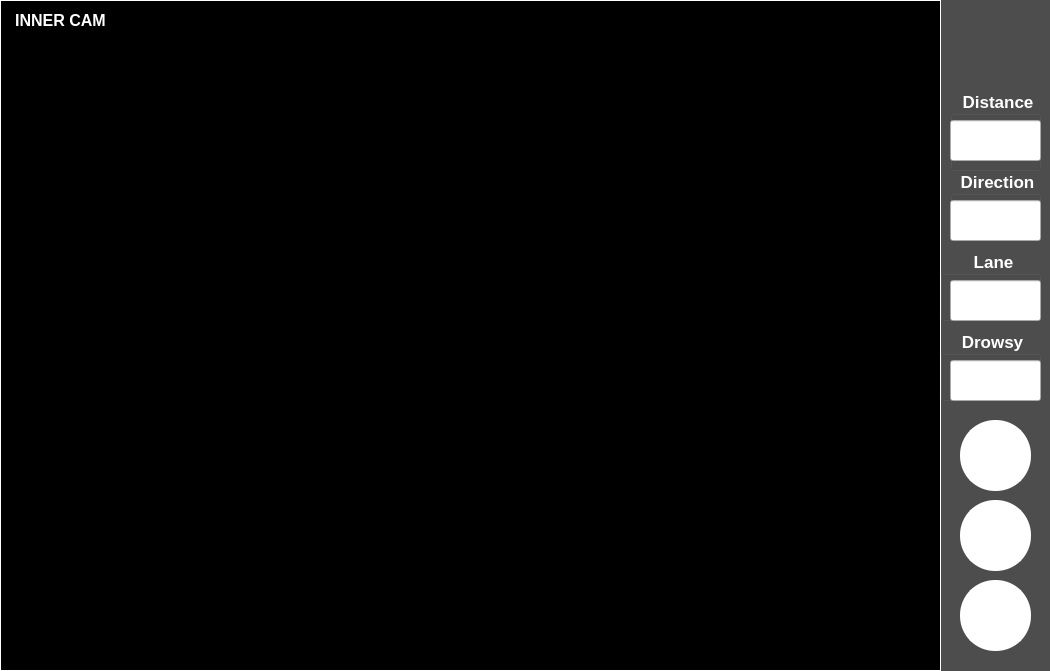
<?xml version="1.0" encoding="UTF-8"?>
<ui version="4.0">
 <class>Dialog</class>
 <widget class="QDialog" name="Dialog">
  <property name="geometry">
   <rect>
    <x>0</x>
    <y>0</y>
    <width>1050</width>
    <height>671</height>
   </rect>
  </property>
  <property name="windowTitle">
   <string>Dialog</string>
  </property>
  <widget class="QLabel" name="Screen1">
   <property name="geometry">
    <rect>
     <x>0</x>
     <y>0</y>
     <width>941</width>
     <height>671</height>
    </rect>
   </property>
   <property name="styleSheet">
    <string notr="true">QLabel{
	border: 1px solid white;
	background-color:black;
}</string>
   </property>
   <property name="frameShape">
    <enum>QFrame::StyledPanel</enum>
   </property>
   <property name="text">
    <string/>
   </property>
  </widget>
  <widget class="QGroupBox" name="groupBox">
   <property name="geometry">
    <rect>
     <x>950</x>
     <y>90</y>
     <width>91</width>
     <height>81</height>
    </rect>
   </property>
   <property name="tabletTracking">
    <bool>false</bool>
   </property>
   <property name="autoFillBackground">
    <bool>false</bool>
   </property>
   <property name="styleSheet">
    <string notr="true">QGroupBox{
	font: 13pt ;
	font-weight: bold;
	color:white;
}</string>
   </property>
   <property name="title">
    <string>Distance</string>
   </property>
   <property name="alignment">
    <set>Qt::AlignCenter</set>
   </property>
   <widget class="QLabel" name="label_4">
    <property name="geometry">
     <rect>
      <x>10</x>
      <y>30</y>
      <width>51</width>
      <height>31</height>
     </rect>
    </property>
    <property name="styleSheet">
     <string notr="true">QLabel{
	font:12pt;
 font-weight: bold;	color: blakc;
}</string>
    </property>
    <property name="text">
     <string>Front</string>
    </property>
    <property name="alignment">
     <set>Qt::AlignCenter</set>
    </property>
    <property name="wordWrap">
     <bool>false</bool>
    </property>
   </widget>
   <widget class="QLineEdit" name="Front">
    <property name="geometry">
     <rect>
      <x>0</x>
      <y>30</y>
      <width>91</width>
      <height>41</height>
     </rect>
    </property>
    <property name="styleSheet">
     <string notr="true">QLineEdit{
	font-weight: bold; font: 14pt
}</string>
    </property>
    <property name="text">
     <string/>
    </property>
    <property name="alignment">
     <set>Qt::AlignCenter</set>
    </property>
    <property name="readOnly">
     <bool>true</bool>
    </property>
   </widget>
  </widget>
  <widget class="QGroupBox" name="groupBox_2">
   <property name="geometry">
    <rect>
     <x>950</x>
     <y>170</y>
     <width>91</width>
     <height>71</height>
    </rect>
   </property>
   <property name="styleSheet">
    <string notr="true">QGroupBox{
	font: 13pt ;
	font-weight: bold;
	color:white;
}</string>
   </property>
   <property name="title">
    <string>Direction</string>
   </property>
   <property name="alignment">
    <set>Qt::AlignCenter</set>
   </property>
   <widget class="QLineEdit" name="Direction">
    <property name="geometry">
     <rect>
      <x>0</x>
      <y>30</y>
      <width>91</width>
      <height>41</height>
     </rect>
    </property>
    <property name="styleSheet">
     <string notr="true">QLineEdit{
	font-weight: bold; font: 14pt
}</string>
    </property>
    <property name="alignment">
     <set>Qt::AlignCenter</set>
    </property>
    <property name="dragEnabled">
     <bool>false</bool>
    </property>
    <property name="readOnly">
     <bool>true</bool>
    </property>
   </widget>
  </widget>
  <widget class="QGroupBox" name="groupBox_3">
   <property name="geometry">
    <rect>
     <x>940</x>
     <y>250</y>
     <width>101</width>
     <height>71</height>
    </rect>
   </property>
   <property name="styleSheet">
    <string notr="true">QGroupBox{
	font: 13pt ;
	font-weight: bold;
	color:white;
}</string>
   </property>
   <property name="title">
    <string>Lane</string>
   </property>
   <property name="alignment">
    <set>Qt::AlignCenter</set>
   </property>
   <widget class="QLineEdit" name="Lane">
    <property name="geometry">
     <rect>
      <x>10</x>
      <y>30</y>
      <width>91</width>
      <height>41</height>
     </rect>
    </property>
    <property name="styleSheet">
     <string notr="true">QLineEdit{
	font-weight: bold; font: 14pt
}</string>
    </property>
    <property name="alignment">
     <set>Qt::AlignCenter</set>
    </property>
    <property name="dragEnabled">
     <bool>false</bool>
    </property>
    <property name="readOnly">
     <bool>true</bool>
    </property>
   </widget>
  </widget>
  <widget class="QPushButton" name="btnPower">
   <property name="geometry">
    <rect>
     <x>950</x>
     <y>10</y>
     <width>91</width>
     <height>81</height>
    </rect>
   </property>
   <property name="cursor">
    <cursorShape>PointingHandCursor</cursorShape>
   </property>
   <property name="styleSheet">
    <string notr="true">QPushButton{
  border-radius: 30px;
}</string>
   </property>
   <property name="text">
    <string/>
   </property>
   <property name="icon">
    <iconset>
     <normaloff>../../Image/free-icon-power-on-3686918.png</normaloff>../../Image/free-icon-power-on-3686918.png</iconset>
   </property>
   <property name="iconSize">
    <size>
     <width>64</width>
     <height>64</height>
    </size>
   </property>
  </widget>
  <widget class="QLabel" name="BackGround">
   <property name="geometry">
    <rect>
     <x>-10</x>
     <y>0</y>
     <width>1391</width>
     <height>781</height>
    </rect>
   </property>
   <property name="styleSheet">
    <string notr="true">QLabel{
	background-color:rgb(77, 77, 77);
}</string>
   </property>
   <property name="text">
    <string/>
   </property>
   <property name="textFormat">
    <enum>Qt::PlainText</enum>
   </property>
  </widget>
  <widget class="QLabel" name="label">
   <property name="geometry">
    <rect>
     <x>10</x>
     <y>10</y>
     <width>101</width>
     <height>21</height>
    </rect>
   </property>
   <property name="styleSheet">
    <string notr="true">QLabel{
	font: 12pt;
 font-weight: bold;	color: white;
}</string>
   </property>
   <property name="text">
    <string>INNER CAM</string>
   </property>
   <property name="alignment">
    <set>Qt::AlignCenter</set>
   </property>
  </widget>
  <widget class="QGroupBox" name="groupBox_5">
   <property name="geometry">
    <rect>
     <x>940</x>
     <y>330</y>
     <width>101</width>
     <height>71</height>
    </rect>
   </property>
   <property name="styleSheet">
    <string notr="true">QGroupBox{
	font: 13pt ;
	font-weight: bold;
	color:white;
}</string>
   </property>
   <property name="title">
    <string>Drowsy</string>
   </property>
   <property name="alignment">
    <set>Qt::AlignCenter</set>
   </property>
   <widget class="QLineEdit" name="Drowsy">
    <property name="geometry">
     <rect>
      <x>10</x>
      <y>30</y>
      <width>91</width>
      <height>41</height>
     </rect>
    </property>
    <property name="styleSheet">
     <string notr="true">QLineEdit{
	font: 13pt
}</string>
    </property>
    <property name="text">
     <string/>
    </property>
    <property name="alignment">
     <set>Qt::AlignCenter</set>
    </property>
    <property name="dragEnabled">
     <bool>false</bool>
    </property>
    <property name="readOnly">
     <bool>true</bool>
    </property>
   </widget>
  </widget>
  <widget class="QPushButton" name="btnBack">
   <property name="geometry">
    <rect>
     <x>960</x>
     <y>580</y>
     <width>71</width>
     <height>71</height>
    </rect>
   </property>
   <property name="styleSheet">
    <string notr="true">QPushButton{
	background-color: white; 
	border: 2px solid white;
	border-radius: 35px;
}</string>
   </property>
   <property name="text">
    <string/>
   </property>
   <property name="icon">
    <iconset>
     <normaloff>../../Image/Down2.png</normaloff>../../Image/Down2.png</iconset>
   </property>
   <property name="iconSize">
    <size>
     <width>64</width>
     <height>64</height>
    </size>
   </property>
  </widget>
  <widget class="QPushButton" name="btnStop">
   <property name="geometry">
    <rect>
     <x>960</x>
     <y>500</y>
     <width>71</width>
     <height>71</height>
    </rect>
   </property>
   <property name="styleSheet">
    <string notr="true">QPushButton{
	background-color: white; 
	border: 2px solid white;
	border-radius: 35px;
}</string>
   </property>
   <property name="text">
    <string/>
   </property>
   <property name="icon">
    <iconset>
     <normaloff>../../Image/Pause2.png</normaloff>../../Image/Pause2.png</iconset>
   </property>
   <property name="iconSize">
    <size>
     <width>48</width>
     <height>48</height>
    </size>
   </property>
  </widget>
  <widget class="QPushButton" name="btnGo">
   <property name="geometry">
    <rect>
     <x>960</x>
     <y>420</y>
     <width>71</width>
     <height>71</height>
    </rect>
   </property>
   <property name="styleSheet">
    <string notr="true">QPushButton{
	background-color: white; 
	border: 2px solid white;
	border-radius: 35px;
}</string>
   </property>
   <property name="text">
    <string/>
   </property>
   <property name="icon">
    <iconset>
     <normaloff>../../Image/Up2.png</normaloff>../../Image/Up2.png</iconset>
   </property>
   <property name="iconSize">
    <size>
     <width>64</width>
     <height>64</height>
    </size>
   </property>
  </widget>
  <zorder>BackGround</zorder>
  <zorder>Screen1</zorder>
  <zorder>groupBox</zorder>
  <zorder>groupBox_2</zorder>
  <zorder>groupBox_3</zorder>
  <zorder>btnPower</zorder>
  <zorder>label</zorder>
  <zorder>groupBox_5</zorder>
  <zorder>btnBack</zorder>
  <zorder>btnStop</zorder>
  <zorder>btnGo</zorder>
 </widget>
 <resources/>
 <connections/>
</ui>
